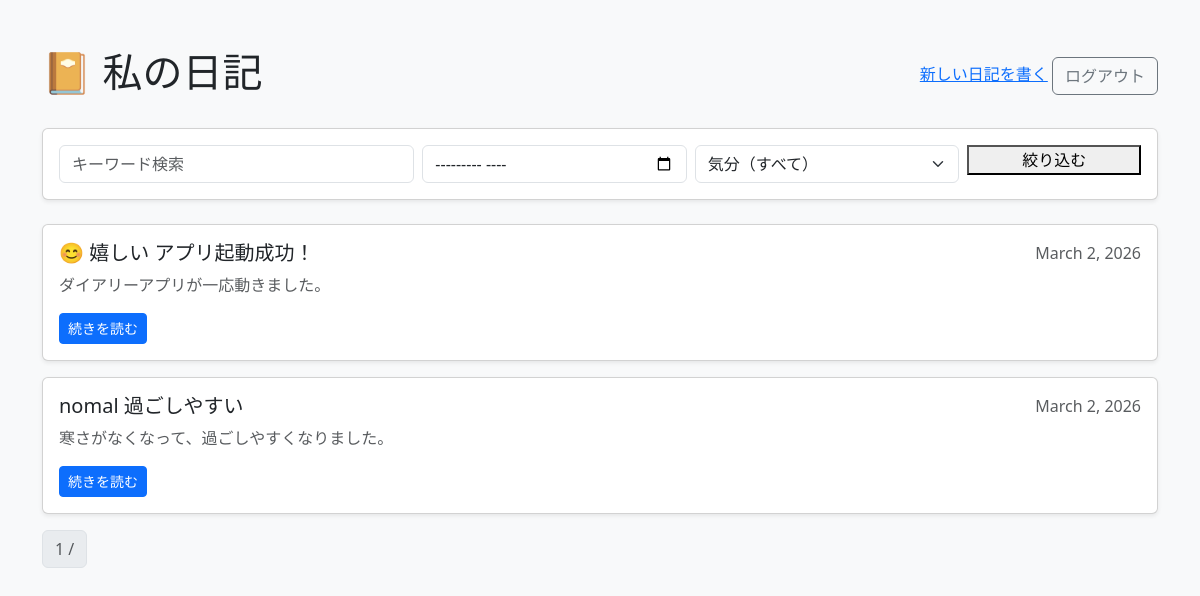
/?page=2&q=&month=&mood= (signed in), run on an earlier commit of the app's database.
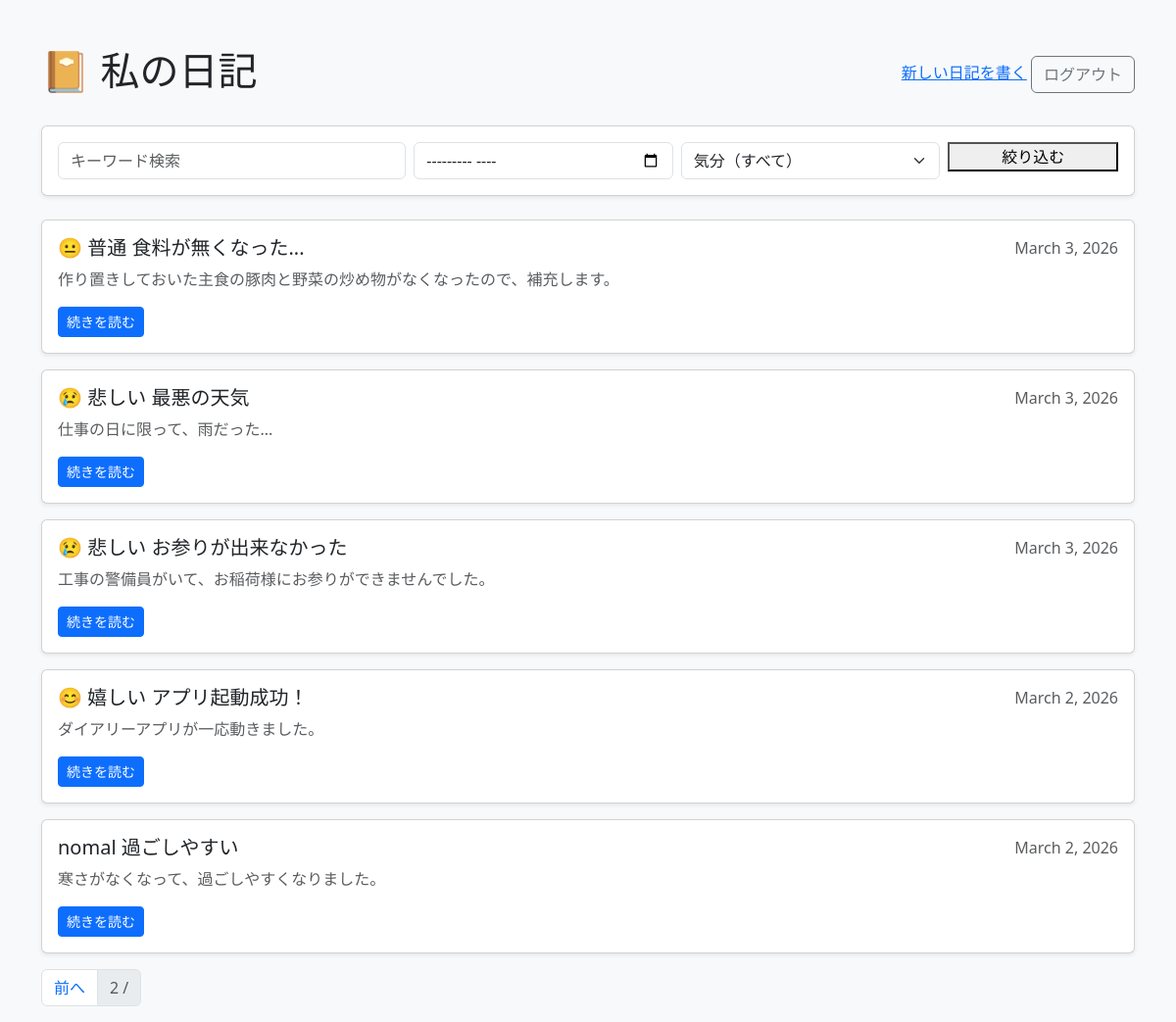
And on a later commit of the database.
### diary/models.py (models this page shows, shortened)
class Entry(models.Model):
    MOOD_CHOICES = [
        ('happy', '😊 嬉しい'),
        ('normal', '😐 普通'),
        ('sad', '😢 悲しい'),
    ]
    user = models.ForeignKey(User, on_delete=models.CASCADE)
    title = models.CharField(max_length=200)
    content = models.TextField()
    mood = models.CharField(max_length=10, choices=MOOD_CHOICES, default='normal')
    date = models.DateField()
    created_at = models.DateTimeField(auto_now_add=True)
    class Meta:
        ordering = ['-date']

### diary/views.py (the view)
# urls.py: path('', views.entry_list, name='entry_list'),
@login_required
def entry_list(request):
    entries = Entry.objects.filter(user=request.user)
    query = request.GET.get('q', '')
    if query:
        entries = entries.filter(title__icontains=query) | entries.filter(content__icontains=query)
    month = request.GET.get('month', '')
    if month:
        year, m = month.split('_')
        entries = entries.filter(date__year=year, date__month = m)
    mood = request.GET.get('mood', '')
    if mood:
        entries = entries.filter(mood=mood)
    from django.core.paginator import Paginator
    paginator = Paginator(entries, 5)   # 1ページ5件
    page_number = request.GET.get('page')
    page_obj = paginator.get_page(page_number)
    return render(request, 'diary/entry_list.html', {
        'page_obj': page_obj,
        'query': query,
        'month': month,
        'mood': mood,
        'mood_choices': Entry.MOOD_CHOICES,
    })

### diary/templates/diary/entry_list.html (shortened to what this page needs)
<!DOCTYPE html>
<html lang="ja">
<head>
    <link href="https://cdn.jsdelivr.net/npm/bootstrap@5.3.0/dist/css/bootstrap.min.css" rel="stylesheet">
</head>
<body class="bg-light">
    <div class="container mt-5">
        <div class="d-flex justify-content-between align-items-center mb-4">
            <h1>📔 私の日記</h1>
            <div>
                <a href="{% url 'entry_new' %}" class=""btn btn-success>新しい日記を書く</a>
                <form method="post" action="{% url 'logout' %}" style="display:inline;">
                    <button type="submit" class="btn btn-outline-secondary">ログアウト</button>
                </form>
            </div>
        </div>
        <div class="card shadow-sm mb-4 p-3">
            <form method="get">
                <div class="row g-2">
                    <div class="col-md-4">
                        <input type="text" name="q" class="form-control"
                            placeholder="キーワード検索" value="{{ query }}">
                    </div>
                    <div class="col-md-3">
                        <input type="month" name="month" class="form-control" value="{{ month }}">
                    </div>
                    <div class="col-md-3">
                        <select name="mood" class="form-select">
                            <option value="">気分（すべて）</option>
                        </select>
                    </div>
                    <div class="col-md-2">
                        <button class="btn-btn-primary w-100">絞り込む</button>
                    </div>
                </div>
            </form>
        </div>
        {% if page_obj %}
            {% for entry in page_obj %}
                <div class="card mb-3 shadow-sm">
                    <div class="card-body">
                        <div class="d-flex justify-content-between">
                            <h5 class="card-title">{{ entry.get_mood_display }} {{ entry.title }}</h5>
                            <span class="text-muted">{{ entry.date }}</span>
                        </div>
                        <p class="card-text text-muted">{{ entry.content|truncatechars:80 }}</p>
                        <a href="{% url 'entry_detail' entry.pk %}" class="btn btn-primary btn-sm">続きを読む</a>
                    </div>
                </div>
            {% endfor %}
            <nav>
                <ul class="pagination justify-content-centeer">
                    {% if page_obj.has_previous %}
                        <li class="page-item">
                            <a class="page-link" href="?page={{ page_obj.previous_number }}&q={{ query }}&month={{ month }}&mood={{ mood }}">前へ</a>
                        </li>
                    {% endif %}
                    <li class="page-item disabled">
                        <span class="page-link">{{ page_obj.number }} / {{ page_obj.pagenator.num_pages }}</span>
                    </li>
                </ul>
            </nav>
        {% else %}
            <div class="text-center mt-5">
                <p class="text-muted">まだ日記がありません。最初の日記を書いてみましょう！</p>
                <a href="{% url 'entry_new' %}" class="btn btn-success">日記を書く</a>
            </div>
        {% endif %}
    </div>
</body>
</html>

What changed in the data, as far as the page shows it:
added Entry: mood "😐 普通", title "食料が無くなった...", date "March 3, 2026", content "作り置きしておいた主食の豚肉と野菜の炒め物がなくなったので、補充します。"
added Entry: mood "😢 悲しい", title "最悪の天気", date "March 3, 2026", content "仕事の日に限って、雨だった..."
added Entry: mood "😢 悲しい", title "お参りが出来なかった", date "March 3, 2026", content "工事の警備員がいて、お稲荷様にお参りができませんでした。"
Also different on the page:
{{ page_obj.number }}: "1" → "2"
text now shown: "前へ"
